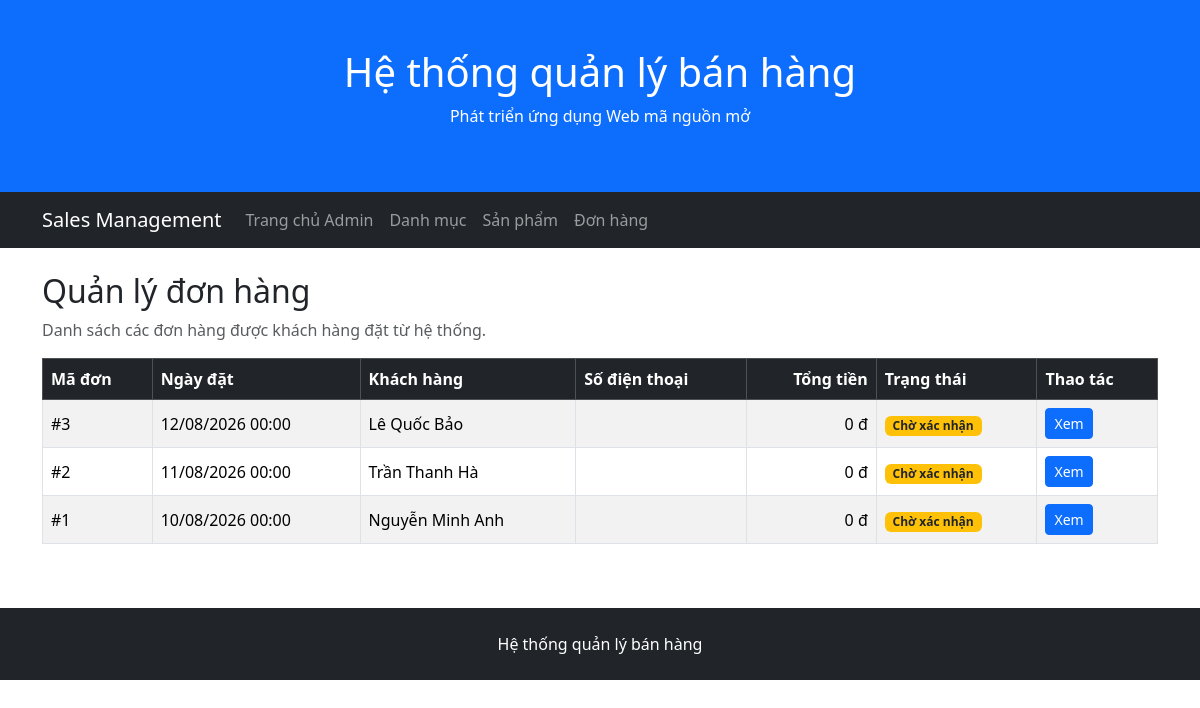
/admin/orders/index.php, run on the app's committed database.
### tables this page shows
CREATE TABLE orders (
    OrderID INT AUTO_INCREMENT PRIMARY KEY,
    OrderDate DATETIME NOT NULL DEFAULT CURRENT_TIMESTAMP,
    TotalAmount DECIMAL(12,2) NOT NULL DEFAULT 0,
    Status VARCHAR(30) NOT NULL DEFAULT 'Pending',
    CustomerID INT NOT NULL,
    EmployeeID INT,
    ShipperID INT,

    CONSTRAINT chk_orders_total CHECK (TotalAmount >= 0),
    CONSTRAINT fk_orders_customer
        FOREIGN KEY (CustomerID) REFERENCES customers(CustomerID),
    CONSTRAINT fk_orders_employee
        FOREIGN KEY (EmployeeID) REFERENCES employees(EmployeeID),
    CONSTRAINT fk_orders_shipper
        FOREIGN KEY (ShipperID) REFERENCES shippers(ShipperID)
);

CREATE TABLE customers (
    CustomerID INT AUTO_INCREMENT PRIMARY KEY,
    CustomerName VARCHAR(100) NOT NULL,
    ContactName VARCHAR(100),
    Address VARCHAR(200),
    City VARCHAR(100),
    PostalCode VARCHAR(20),
    Country VARCHAR(100),
    Phone VARCHAR(20),
    Email VARCHAR(255) NULL,
    PasswordHash VARCHAR(255) NULL,

    CONSTRAINT uq_customers_email UNIQUE (Email)
);

### public/admin/orders/index.php (the view, shortened to what this page needs)
<?php
require_once '/var/www/src/config/database.php';
$sql = "
    SELECT
        o.OrderID,
        o.OrderDate,
        o.TotalAmount,
        o.Status,
        c.CustomerName,
        c.Phone
    FROM orders AS o
    INNER JOIN customers AS c
        ON o.CustomerID = c.CustomerID
    ORDER BY o.OrderID DESC
";
$result = $conn->query($sql);
require_once '/var/www/src/includes/admin/header.php';
require_once '/var/www/src/includes/admin/navbar.php';
?>
<div class="container mt-4">
    <div class="mb-3">
        <h2>Quản lý đơn hàng</h2>
        <p class="text-muted mb-0">
            Danh sách các đơn hàng được khách hàng đặt từ hệ thống.
        </p>
    </div>
    <div class="table-responsive">
        <table class="table table-bordered table-striped align-middle">
            <thead class="table-dark">
                <tr>
                    <th>Mã đơn</th>
                    <th>Ngày đặt</th>
                    <th>Khách hàng</th>
                    <th>Số điện thoại</th>
                    <th class="text-end">Tổng tiền</th>
                    <th>Trạng thái</th>
                    <th>Thao tác</th>
                </tr>
            </thead>
            <tbody>
            <?php if ($result->num_rows > 0): ?>
                <?php while ($order = $result->fetch_assoc()): ?>
                    <?php
                    $statusClass = match ($order['Status']) {
                        'Pending' => 'bg-warning text-dark',
                        'Confirmed' => 'bg-primary',
                        'Shipping' => 'bg-info text-dark',
                        'Completed' => 'bg-success',
                        'Cancelled' => 'bg-secondary',
                        default => 'bg-secondary'
                    };
                    $statusLabels = [
                        'Pending' => 'Chờ xác nhận',
                        'Confirmed' => 'Đã xác nhận',
                        'Shipping' => 'Đang giao hàng',
                        'Completed' => 'Hoàn thành',
                        'Cancelled' => 'Đã hủy'
                    ];
                    $statusLabel = $statusLabels[$order['Status']]
                        ?? $order['Status'];
                    $orderDate = date(
                        'd/m/Y H:i',
                        strtotime($order['OrderDate'])
                    );
                    ?>
                    <tr>
                        <td>
                            #<?= (int) $order['OrderID'] ?>
                        </td>
                        <td>
                            <?= htmlspecialchars($orderDate) ?>
                        </td>
                        <td>
                            <?= htmlspecialchars($order['CustomerName']) ?>
                        </td>
                        <td>
                        </td>
                        <td class="text-end">
                            <?= number_format(
                                (float) $order['TotalAmount'],
                                0,
                                ',',
                                '.'
                            ) ?> đ
                        </td>
                        <td>
                            <span class="badge <?= $statusClass ?>">
                                <?= htmlspecialchars($statusLabel) ?>
                            </span>
                        </td>
                        <td>
                            <a
                                href="/admin/orders/detail.php?id=<?= (int) $order['OrderID'] ?>"
                                class="btn btn-sm btn-primary"
                            >
                                Xem
                            </a>
                        </td>
                    </tr>
                <?php endwhile; ?>
            <?php endif; ?>
            </tbody>
        </table>
    </div>
</div>
<?php
require_once '/var/www/src/includes/admin/footer.php';
?>

### data on the page
orders: OrderID "3", OrderDate "12/08/2026 00:00", CustomerID.CustomerName "Lê Quốc Bảo", TotalAmount "0", Status "Chờ xác nhận"
orders: OrderID "2", OrderDate "11/08/2026 00:00", CustomerID.CustomerName "Trần Thanh Hà", TotalAmount "0", Status "Chờ xác nhận"
orders: OrderID "1", OrderDate "10/08/2026 00:00", CustomerID.CustomerName "Nguyễn Minh Anh", TotalAmount "0", Status "Chờ xác nhận"
